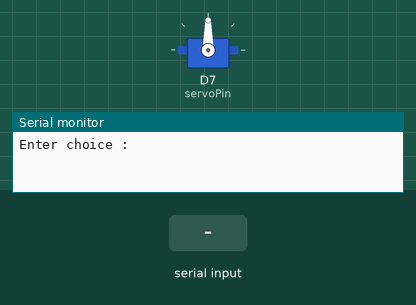
The sketch below on a simulated ESP8266 (NodeMCU). Parts: servo, the last lines printed to the serial monitor. Inputs (shaded band) come from the test bench.

Above: at 1.2 s.
1.3 s: "u" received over Serial
At 1.42 s:
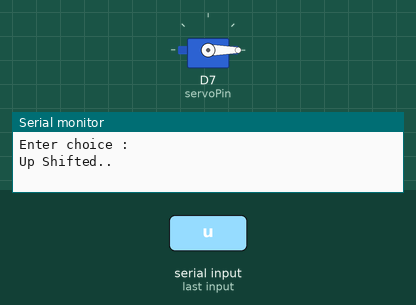
3.0 s: "d" received over Serial
At 3.12 s:
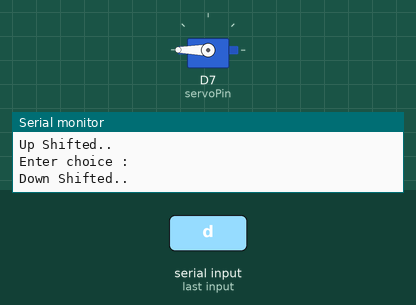
Timing chart, 0 to 6.0 s (numbered marks = the images above; inputs shaded):
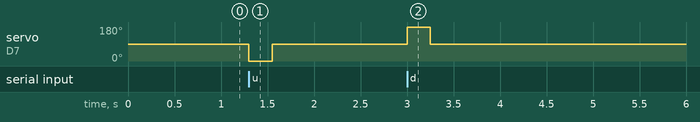

The sketch:

servomotor_control_test.ino
```cpp
#include <Servo.h>

Servo myservo;

int servoPin = D7;

void setup() {
  myservo.attach(servoPin);
  Serial.begin(9600);
  myservo.write(90);
}

void loop() {
  Serial.println("Enter choice : ");
  while(!Serial.available()){
    // wait
  }

  char choice = Serial.read();

  if(choice=='u'){
    myservo.write(0);
    Serial.println("Up Shifted..");
    delay(250);
    myservo.write(90);
  }
  else if(choice=='d'){
    myservo.write(180);
    Serial.println("Down Shifted..");
    delay(250);
    myservo.write(90);
  }
}
```

Measured:
- after the input at 1.3 s, servo on D7 (servoPin): 90° → 0° at once, → 90° 0.25 s later
- after the input at 3.0 s, servo on D7 (servoPin): 90° → 180° at once, → 90° 0.25 s later
